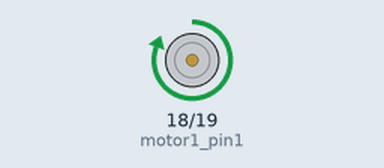
A program run on a simulated Arduino Uno, built with avr-gcc and run on an emulated ATmega328P. Parts: motor-driver pin pairs drawn as motors (green arrow = first pin HIGH = forward, orange = second pin HIGH = backward, longer = more drive, scaled by the enable pin).

Above: at 0.5 s.
At 1.5 s:
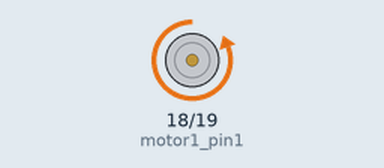
At 5.5 s:
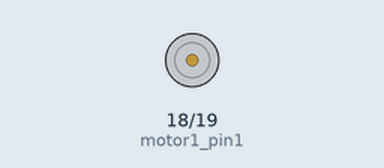
Timing chart, 0 to 6.9 s (numbered marks = the images above):
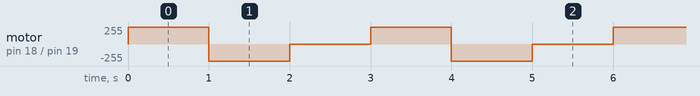

The program:

main.cpp
```cpp
#include <Arduino.h>

const byte motor1_en = 2;
const byte motor1_pin1 = 18;
const byte motor1_pin2 = 19;

void setup() {
  // put your setup code here, to run once:
  pinMode(motor1_en, OUTPUT);
  pinMode(motor1_pin1, OUTPUT);
  pinMode(motor1_pin2, OUTPUT);
  digitalWrite(motor1_en,HIGH);
}

void loop() {
  // put your main code here, to run repeatedly:
  digitalWrite(motor1_pin1,HIGH);
  digitalWrite(motor1_pin2,LOW);
  delay(1000);

  digitalWrite(motor1_pin1,LOW);
  digitalWrite(motor1_pin2,HIGH);
  delay(1000);

  digitalWrite(motor1_pin1,LOW);
  digitalWrite(motor1_pin2,LOW);
  delay(1000);


}
```

Measured:
- by itself, motor on pin 18 (motor1_pin1) / pin 19 (motor1_pin2): repeats every 3.0 s: backward 255/255 1.0 s, stopped 1.0 s, forward 255/255 1.0 s
